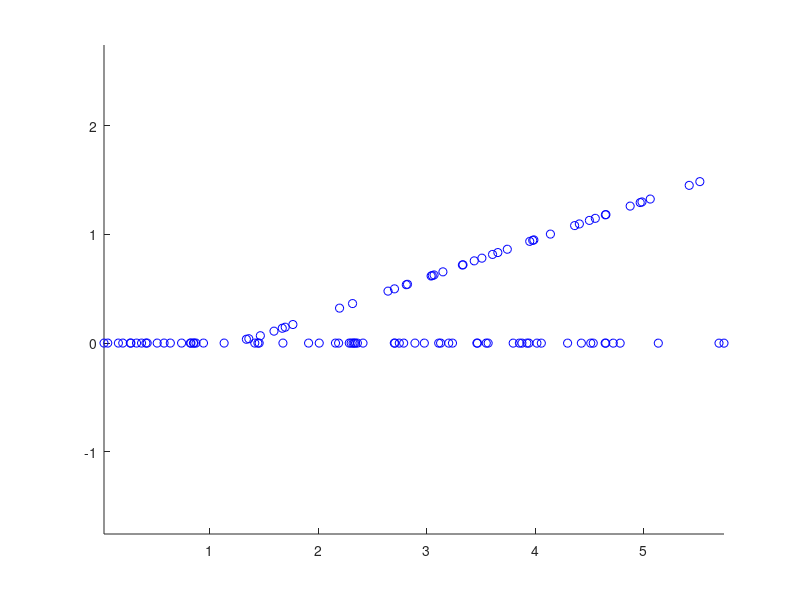

Reproduce this figure in MATLAB.
function [] = ParticleSorterSim ()
%      y
%      |
%      Z--x
%     /
%[x y z]
%set up GPU array

%Define details of time in the simulation
simTime=2*10^-8;%also seconds
steps=1000;
deltaT=simTime/steps;%seconds
t=0;
%define some handy values
c=3*10^8;
%Details about particles mass/charge ratio in coulombs per kilogram
electonCharge=-1.602*10^-19;
electronMass=9.109*10^-31;

protonCharge=1.602*10^-19;
protonMass=1.672*10^-27;

%Define All the B-Fields the areas are defined by two oppisite points
%The areas are in meters the field intensities are in Teslas
bAMagnitude=[0,0,1*10^-3];
bAArea=[1,-0.17,-0.5;1.54,0.17,.5;];

bBMagnitude=[0,0,-1];
bBArea=[3,-0.5,-0.5;3.54,-0.2,.5;];

%particle source prefs
nParticles=100;
protonFraction=1/2;
velocitySpray=0.0*c;
%plot the b fields
hold on;
axis equal;
drawBField(bAArea,bAMagnitude);
drawBField(bBArea,bBMagnitude);



particleCount=0;

position=zeros(nParticles,3);
velocity=zeros(nParticles,3);
charge=zeros(nParticles);
mass=zeros(nParticles);
while(t<simTime)
    if random('unif',0,steps)< nParticles
        %initialize particles
        particleCount=particleCount+1;
        position(particleCount,:)=[0,0,0];
        velocity(particleCount,:)=[.96*c,random('unif',0,velocitySpray),random('unif',0,velocitySpray)];
        if random('unif',0,1)<protonFraction;
            charge(particleCount)=protonCharge;
            mass(particleCount)=protonMass;
        else
            charge(particleCount)=electonCharge;
            mass(particleCount)=electronMass;
        end
       
    end
    
    parfor id=1:particleCount
        if inside(position(id,:),bAArea)
            a=charge(id)/mass(id)*cross(velocity(id,:),bAMagnitude);
        elseif inside(position(id,:),bBArea)
            a=charge(id)/mass(id)*cross(velocity(id,:),bBMagnitude);
        else
            a = [0,0,0];
        end
        position(id,:)=position(id,:)+velocity(id,:)*deltaT+(1/2)*a*deltaT*deltaT;
        velocity(id,:)=velocity(id,:)+a*deltaT;
    end
    
    t=t+deltaT;
    
end
    plot3(position(:,1),position(:,2),position(:,3),'bo');
    particleCount
    drawnow;
end 

function [isInside] = inside(point,boundingArea)
    isInside=true;
    for i=1:3
        if point(i)>boundingArea(1,i)&&point(i)>boundingArea(2,i)
            isInside=false;
        end   
        if point(i)<boundingArea(1,i)&&point(i)<boundingArea(2,i)
            isInside=false;
        end  
    end
end

function [] = drawBField(bArea,bMagnitude)
    arrowsPerAxis=2;
    bMagnitude=bMagnitude*0.25/norm(bMagnitude);
    for x=min(bArea(:,1)):(max(bArea(:,1))-min(bArea(:,1)))/arrowsPerAxis:max(bArea(:,1))
        for y=min(bArea(:,2)):(max(bArea(:,2))-min(bArea(:,2)))/arrowsPerAxis:max(bArea(:,2))
            for z=min(bArea(:,3)):(max(bArea(:,3))-min(bArea(:,3)))/arrowsPerAxis:max(bArea(:,3))
                quiver3(x,y,z,bMagnitude(1),bMagnitude(2),bMagnitude(3),'black');
            end
        end
    end
end
